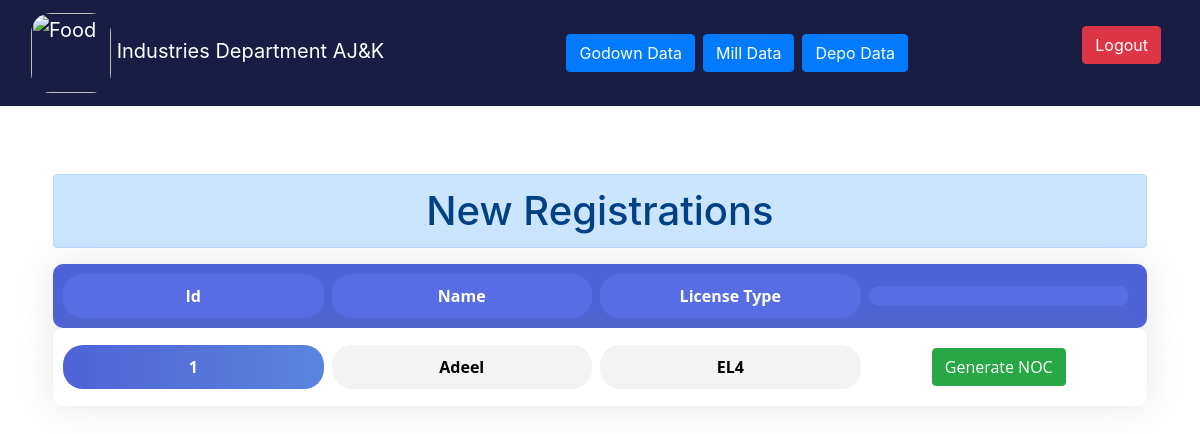
Page /admin/index.php (signed in) on the committed database.
### tables this page shows
CREATE TABLE `licence` (
  `id` int(11) NOT NULL,
  `name` varchar(255) DEFAULT NULL,
  `license` varchar(255) DEFAULT NULL,
  `is_license` int(11) DEFAULT NULL,
  `is_noc` int(11) DEFAULT NULL,
  `created_at` timestamp NOT NULL DEFAULT CURRENT_TIMESTAMP
);

### admin/explosive/get_data.php (called while the page is built, shortened)
<?php
include_once '../conn.php';
$sql2 = "SELECT * FROM licence";
$depo = $conn->query($sql2);
?>

### admin/explosive/index.php (the view, shortened to what this page needs)
<!DOCTYPE html>
<html>
<head>
  <link rel="stylesheet" href="https://maxcdn.bootstrapcdn.com/bootstrap/4.5.2/css/bootstrap.min.css">
  <link rel="stylesheet" href=" https://cdn.datatables.net/1.13.6/css/dataTables.bootstrap4.min.css">
</head>
<?php
include('get_data.php');
?>
<body>
  <div class="container-fluid p-1">
    <div class="row">
  <div class="col-sm-12 p-3">
    <div class="row">
         <div class="col-lg-12 mx-auto">
         <h1 class=" text-center h1 alert alert-primary">New Registrations</h1>
         </div>
      <div class="col-lg-12 mx-auto">
        <div class="filter-result ">
          <div class="job-box d-md-flex align-items-center justify-content-between career-form">
            <div class="top-holder mr-md-2 mb-md-0 mb-4 mx-auto mx-md-0  d-lg-flex">
              Id
            </div>
              <div class="top-holder mr-md-2 mb-md-0 mb-4 mx-auto mx-md-0  d-lg-flex">
              Name
            </div>
            <div class="top-holder mr-md-2 mb-md-0 mb-4 mx-auto mx-md-0  d-lg-flex">
              License Type
            </div>
             <div class="top-holder mr-md-2 mb-md-0 mb-4 mx-auto mx-md-0  d-lg-flex">
            </div>
          </div>
        </div>
        <?php
        while ($row_d = $depo->fetch_assoc())  {
        ?>
        <a href="depo_listing_dashboard.php?dd=<?php echo $row_d['id'] ?>" target="_blank">
          <div class="filter-result">
            <div class="job-box d-md-flex align-items-center justify-content-between mb-30">
            <div class="img-holder mr-md-2 mb-md-0 mb-4 mx-auto mx-md-0  d-lg-flex">
              <?php echo $row_d['id'] ?>
              </div>
              <div class="holder mr-md-2 mb-md-0 mb-4 mx-auto mx-md-0  d-lg-flex">
              <?php echo $row_d['name'] ?>
              </div>
               <div class="holder mr-md-2 mb-md-0 mb-4 mx-auto mx-md-0  d-lg-flex">
                <?php echo $row_d['license']?>
              </div>
                <div class="edit mr-md-2 mb-md-0 mb-4 mx-auto mx-md-0  d-lg-flex">
              <button class="btn btn-success">Generate NOC</button>
              </div>
            </div>
          </div>
          </a>
            <?php
            }
?>
      </div>
    </div>
  </div>
  </div>
</body>
</html>

### admin/index.php (style rules this page uses)
body { background-color:#0E0F2E; }

### admin/explosive/index.php (style rules this page uses)
.career-form { background-color: #4e63d7 !important; }
.filter-result .job-box { background: #fff; -webkit-box-shadow: 0 0 35px 0 rgba(130, 130, 130, 0.2); box-shadow: 0 0 35px 0 rgba(130, 130, 130, 0.2); border-radius: 10px; padding: 10px ; }
.job-box .top-holder { padding: 10px ; background-color: #586de3; font-family: "Open Sans", sans-serif; color: #fff; font-size: 16px; font-weight: 700; justify-content: center; flex: 1; border-radius: 20px; }
.job-box .img-holder { padding: 10px; justify-content: center; background-color: #4e63d7; background-image: -webkit-gradient(linear, left top, right top, from(rgba(78, 99, 215, 0.9)), to(#5a85dd)); background-image: linear-gradient(to right, rgba(78, 99, 215, 0.9) 0%, #5a85dd 100%); font-family: "Open Sans", sans-serif; color: #fff; font-size: 16px; font-weight: 700; flex: 1; border-radius: 20px; }
.job-box .holder { padding: 10px; justify-content: center; background-color: #f3f3f3; color: black; font-family: "Open Sans", sans-serif; font-size: 16px; font-weight: 700; flex: 1; border-radius: 20px; align-items: baseline; }
.job-box .edit { padding: 10px; justify-content: center; background-color: white; color: black; font-family: "Open Sans", sans-serif; font-size: 16px; font-weight: 700; flex: 1; border-radius: 20px; align-items: baseline; }
.mb-30 { margin-bottom: 30px; }

### rows in the picture
licence: id "1", name "Adeel", license "EL4"
